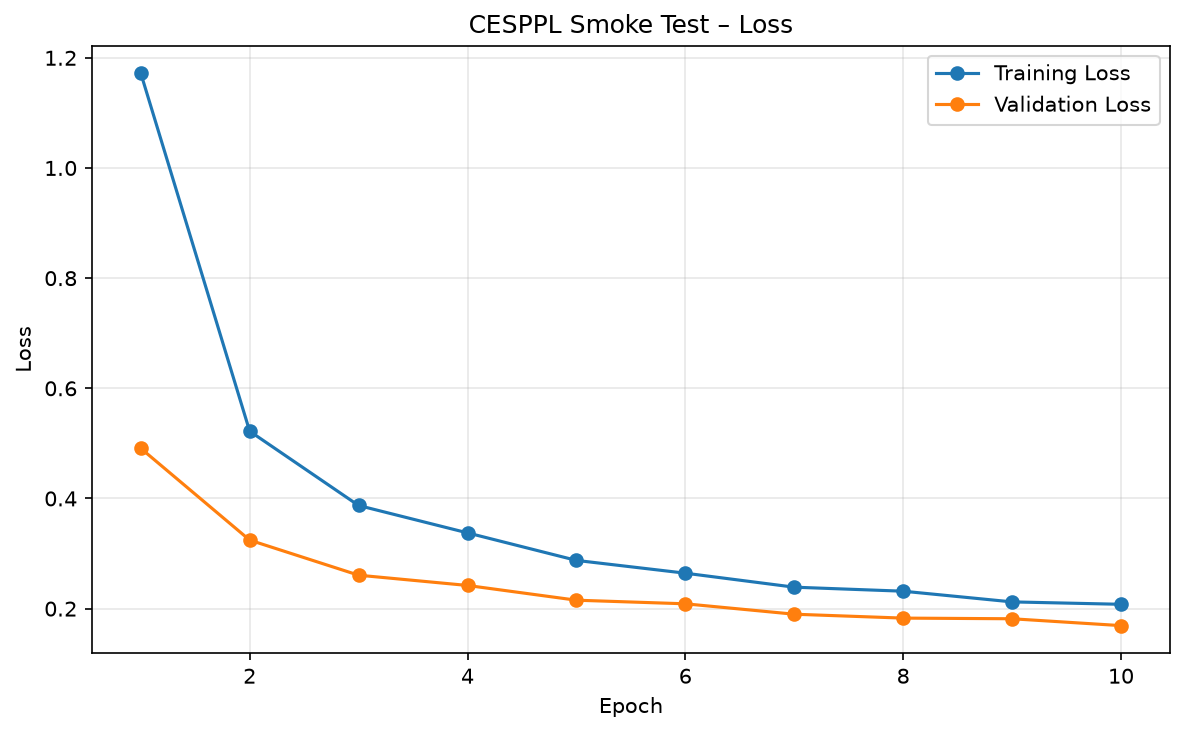
#> input picture CESPPL/Week-09/smoke_test_loss.png, 1185 x 733 px, given in place of img2.jpg, which was not available
$ jupyter execute w3_conv_intuition.ipynb   (text cells are left out)
#> lines starting #> are read from the running program, lines starting #| are printed output that depends on the picture; pictures that were not available may be replaced by others from this repository, and a replacement may not be noted
[cell 1]
import cv2
import numpy as np
import matplotlib.pyplot as plt
from scipy.signal import convolve2d

[cell 2]
from google.colab import files

uploaded = files.upload()
#> the answer given: smoke_test_loss.png

[cell 3]
img = cv2.imread("img2.jpg", cv2.IMREAD_GRAYSCALE)
#> img: shape (733, 1185); min 0, max 255, mean 249.9

print(img.shape)
#| (733, 1185)

plt.imshow(img, cmap="gray")
plt.show()

[cell 4]
sobel = np.array([
    [-1, 0, 1],
    [-2, 0, 2],
    [-1, 0, 1]
])

[cell 5]
blur = np.ones((3,3)) / 9

[cell 6]
identity = np.array([
    [0,0,0],
    [0,1,0],
    [0,0,0]
])

[cell 7]
edge_img = convolve2d(img, sobel, mode="same")
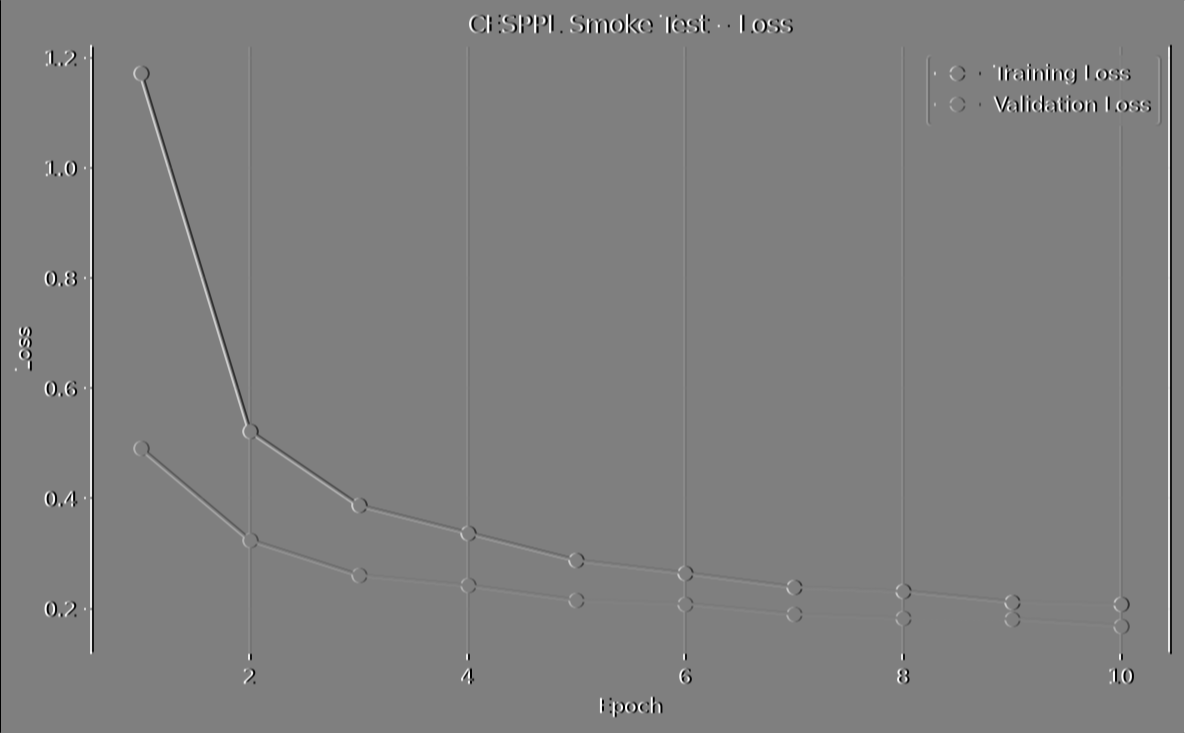
#> edge_img: shape (733, 1185) int64; min -1020, max 1020, mean 0; drawn with min black and max white

blur_img = convolve2d(img, blur, mode="same")
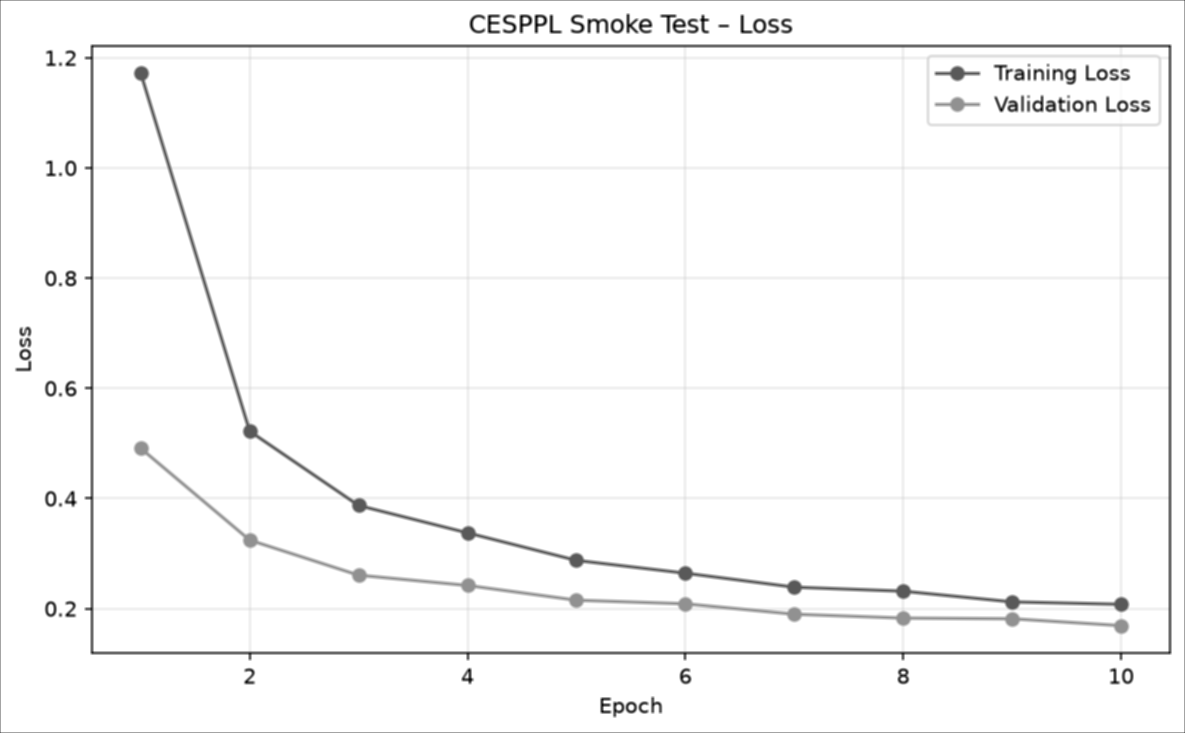
#> blur_img: shape (733, 1185) float64; min 14.44, max 255, mean 249.6; drawn with min black and max white

identity_img = convolve2d(img, identity, mode="same")
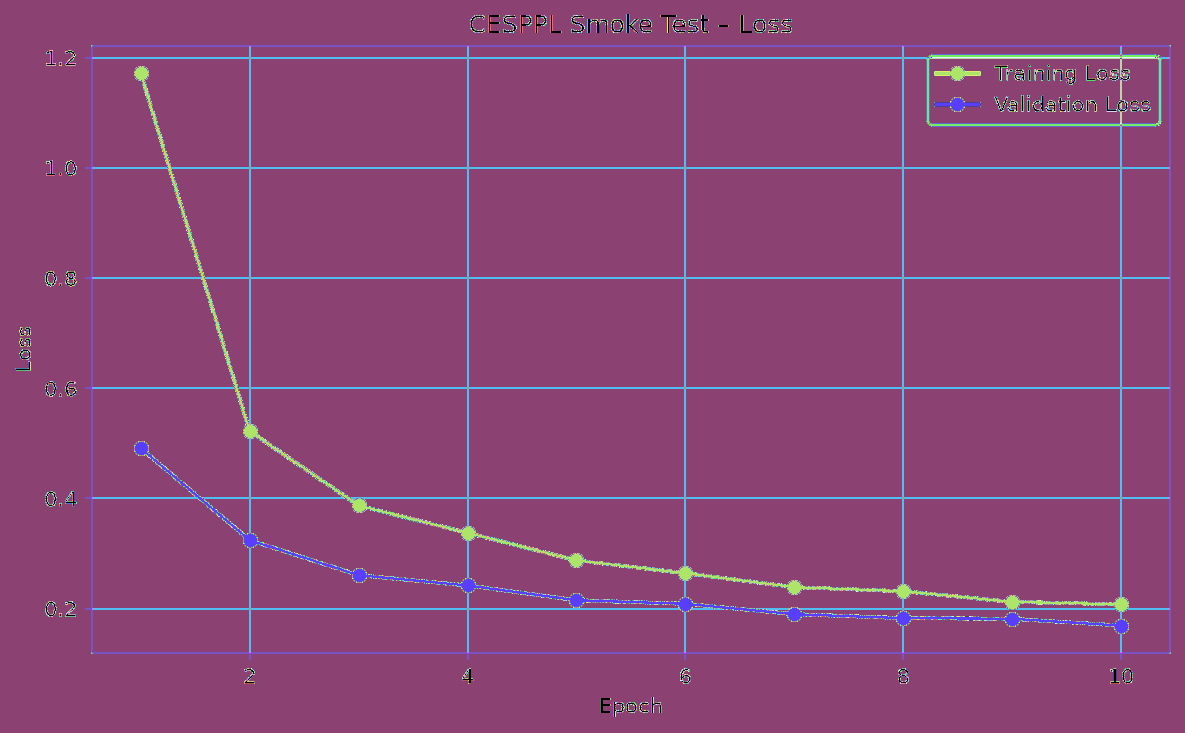
#> identity_img: shape (733, 1185) int64; 256 distinct labels, from 0 to 255; one colour per label, 0 black

[cell 8]
plt.figure(figsize=(15,5))

plt.subplot(1,4,1)
plt.imshow(img, cmap="gray")
plt.title("Original")

plt.subplot(1,4,2)
plt.imshow(edge_img, cmap="gray")
plt.title("Edge Detection")

plt.subplot(1,4,3)
plt.imshow(blur_img, cmap="gray")
plt.title("Blur")

plt.subplot(1,4,4)
plt.imshow(identity_img, cmap="gray")
plt.title("Identity")

plt.show()
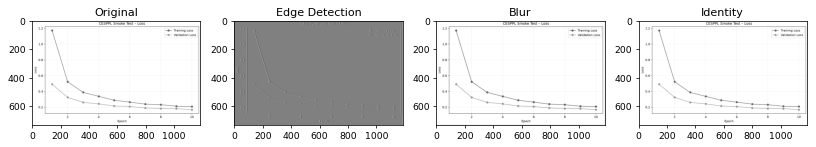
#> figure drawn by matplotlib, 4 panels
